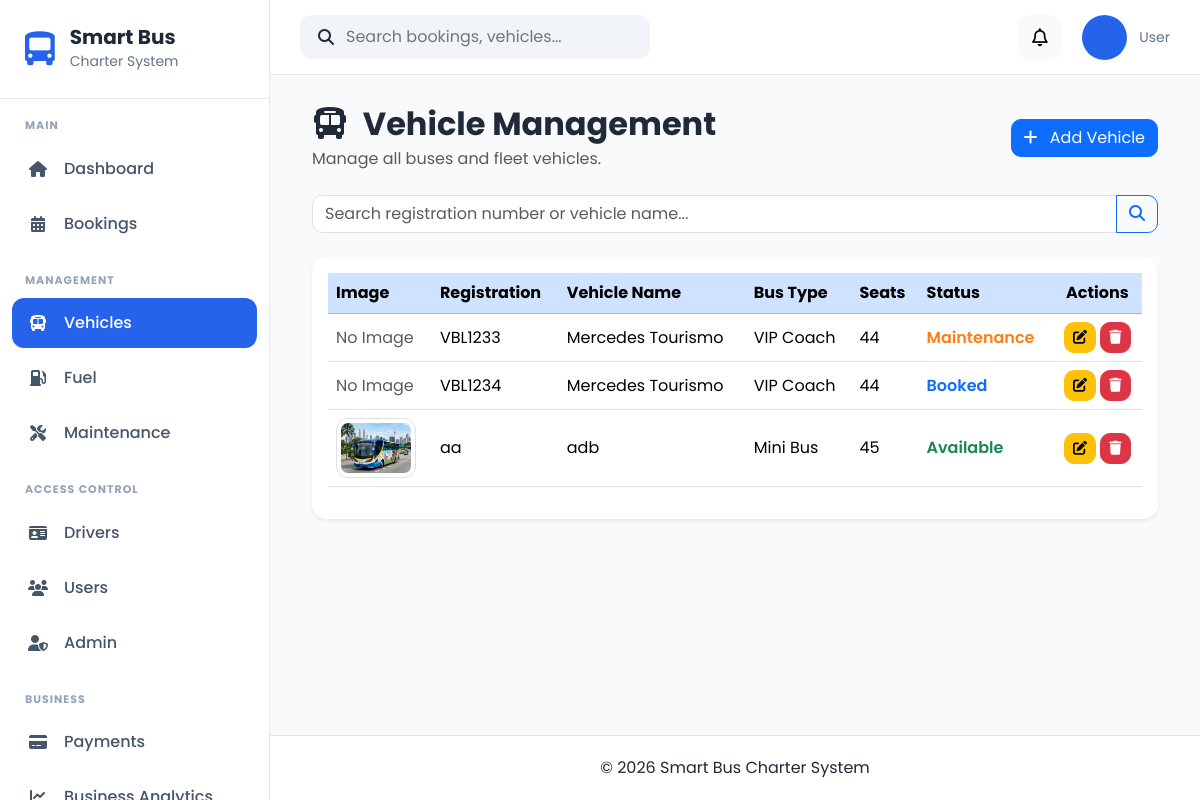
/vehicles/, run on the app's committed database.
### apps/vehicles/models.py (models this page shows, shortened)
class Vehicle(models.Model):
    STATUS_CHOICES = [
        ("Available", "Available"),
        ("Booked", "Booked"),
        ("Maintenance", "Maintenance"),
        ("Inactive", "Inactive"),
    ]
    BUS_TYPE_CHOICES = [
        ("Mini Bus", "Mini Bus"),
        ("Standard Bus", "Standard Bus"),
        ("VIP Coach", "VIP Coach"),
    ]
    registration_number = models.CharField(
        max_length=20,
        unique=True
    )
    vehicle_name = models.CharField(
        max_length=100
    )
    bus_type = models.CharField(
        max_length=30,
        choices=BUS_TYPE_CHOICES
    )
    seat_capacity = models.PositiveIntegerField()
    manufacture_year = models.PositiveIntegerField()
    insurance_expiry = models.DateField()
    road_tax_expiry = models.DateField()
    status = models.CharField(
        max_length=20,
        choices=STATUS_CHOICES,
        default="Available"
    )
    image = models.ImageField(
        upload_to="vehicles/",
        blank=True,
        null=True
    )
    created_at = models.DateTimeField(auto_now_add=True)
    updated_at = models.DateTimeField(auto_now=True)

### apps/vehicles/views.py (the view)
# urls.py: path("", views.vehicle_list, name="vehicle_list"),
def vehicle_list(request):
    search = request.GET.get("search", "")
    vehicles = Vehicle.objects.all().order_by("registration_number")
    if search:
        vehicles = vehicles.filter(
            Q(registration_number__icontains=search) |
            Q(vehicle_name__icontains=search)
        )
    paginator = Paginator(vehicles, 10)
    page_number = request.GET.get("page")
    page_obj = paginator.get_page(page_number)
    context = {
        "page_obj": page_obj,
        "search": search,
    }
    return render(request, "vehicles/vehicle_list.html", context)

### apps/notifications/context_processors.py (called while the page is built, shortened)
def notification_context(request):
    if not request.user.is_authenticated:
        return {}

### templates/vehicles/vehicle_list.html (shortened to what this page needs)
{% extends "crud/base_list.html" %}
{% load static %}
{% block header_title %}
<i class="fas fa-bus me-2"></i>
Vehicle Management
{% endblock %}
{% block header_subtitle %}
Manage all buses and fleet vehicles.
{% endblock %}
{% block add_button %}
<a href="{% url 'vehicles:vehicle_create' %}" class="btn btn-primary">
    <i class="fas fa-plus me-2"></i>
    Add Vehicle
</a>
{% endblock %}
{% block search %}
<form method="GET" class="mb-4">
    <div class="input-group">
        <input
            type="text"
            name="search"
            class="form-control"
            placeholder="Search registration number or vehicle name..."
            value="{{ search }}">
        <button class="btn btn-outline-primary" type="submit">
            <i class="fas fa-search"></i>
        </button>
    </div>
</form>
{% endblock %}
{% block table %}
<table class="table table-hover align-middle">
    <thead class="table-primary">
        <tr>
            <th>Image</th>
            <th>Registration</th>
            <th>Vehicle Name</th>
            <th>Bus Type</th>
            <th>Seats</th>
            <th>Status</th>
            <th class="text-center">Actions</th>
        </tr>
    </thead>
    <tbody>
    {% for vehicle in page_obj %}
        <tr>
            <td>
                {% if vehicle.image %}
                    <img src="{{ vehicle.image.url }}"
                         class="img-thumbnail"
                         style="width:80px;height:60px;object-fit:cover;">
                {% else %}
                    <span class="text-muted">No Image</span>
                {% endif %}
            </td>
            <td>{{ vehicle.registration_number }}</td>
            <td>{{ vehicle.vehicle_name }}</td>
            <td>{{ vehicle.bus_type }}</td>
            <td>{{ vehicle.seat_capacity }}</td>
            <td>
                {% if vehicle.status == "Available" %}
                    <span style="color:#198754;font-weight:600;">
                        {{ vehicle.status }}
                    </span>
                {% elif vehicle.status == "Booked" %}
                    <span style="color:#0d6efd;font-weight:600;">
                        {{ vehicle.status }}
                    </span>
                {% elif vehicle.status == "Maintenance" %}
                    <span style="color:#fd7e14;font-weight:600;">
                        {{ vehicle.status }}
                    </span>
                {% elif vehicle.status == "Inactive" %}
                    <span style="color:#dc3545;font-weight:600;">
                        {{ vehicle.status }}
                    </span>
                {% else %}
                    <span style="font-weight:600;">
                        {{ vehicle.status }}
                    </span>
                {% endif %}
            </td>
            <td class="text-center">
                <a href="{% url 'vehicles:vehicle_update' vehicle.pk %}"
                   class="btn btn-warning btn-sm">
                    <i class="fas fa-edit"></i>
                </a>
                <a href="{% url 'vehicles:vehicle_delete' vehicle.pk %}"
                   class="btn btn-danger btn-sm">
                    <i class="fas fa-trash"></i>
                </a>
            </td>
        </tr>
    {% endfor %}
    </tbody>
</table>
{% endblock %}

### static/css/base.css (style rules this page uses)
* { margin:0; padding:0; box-sizing:border-box; font-family:'Poppins',sans-serif; }
body { background:#F8FAFC; color:#1F2937; overflow-x:hidden; }
a { text-decoration:none; }

### static/css/crud.css (style rules this page uses)
.table thead { background:#0d6efd; color:white; }
.table th { vertical-align:middle; }
.table td { vertical-align:middle; }
.btn { border-radius:10px; }
.form-control, .form-select { border-radius:10px; }
img.img-thumbnail { border-radius:12px; }

### data on the page
Vehicle: image "No Image", registration_number "VBL1233", vehicle_name "Mercedes Tourismo", bus_type "VIP Coach", seat_capacity "44", status "Maintenance"
Vehicle: image "No Image", registration_number "VBL1234", vehicle_name "Mercedes Tourismo", bus_type "VIP Coach", seat_capacity "44", status "Booked"
Vehicle: image (picture), registration_number "aa", vehicle_name "adb", bus_type "Mini Bus", seat_capacity "45", status "Available"
